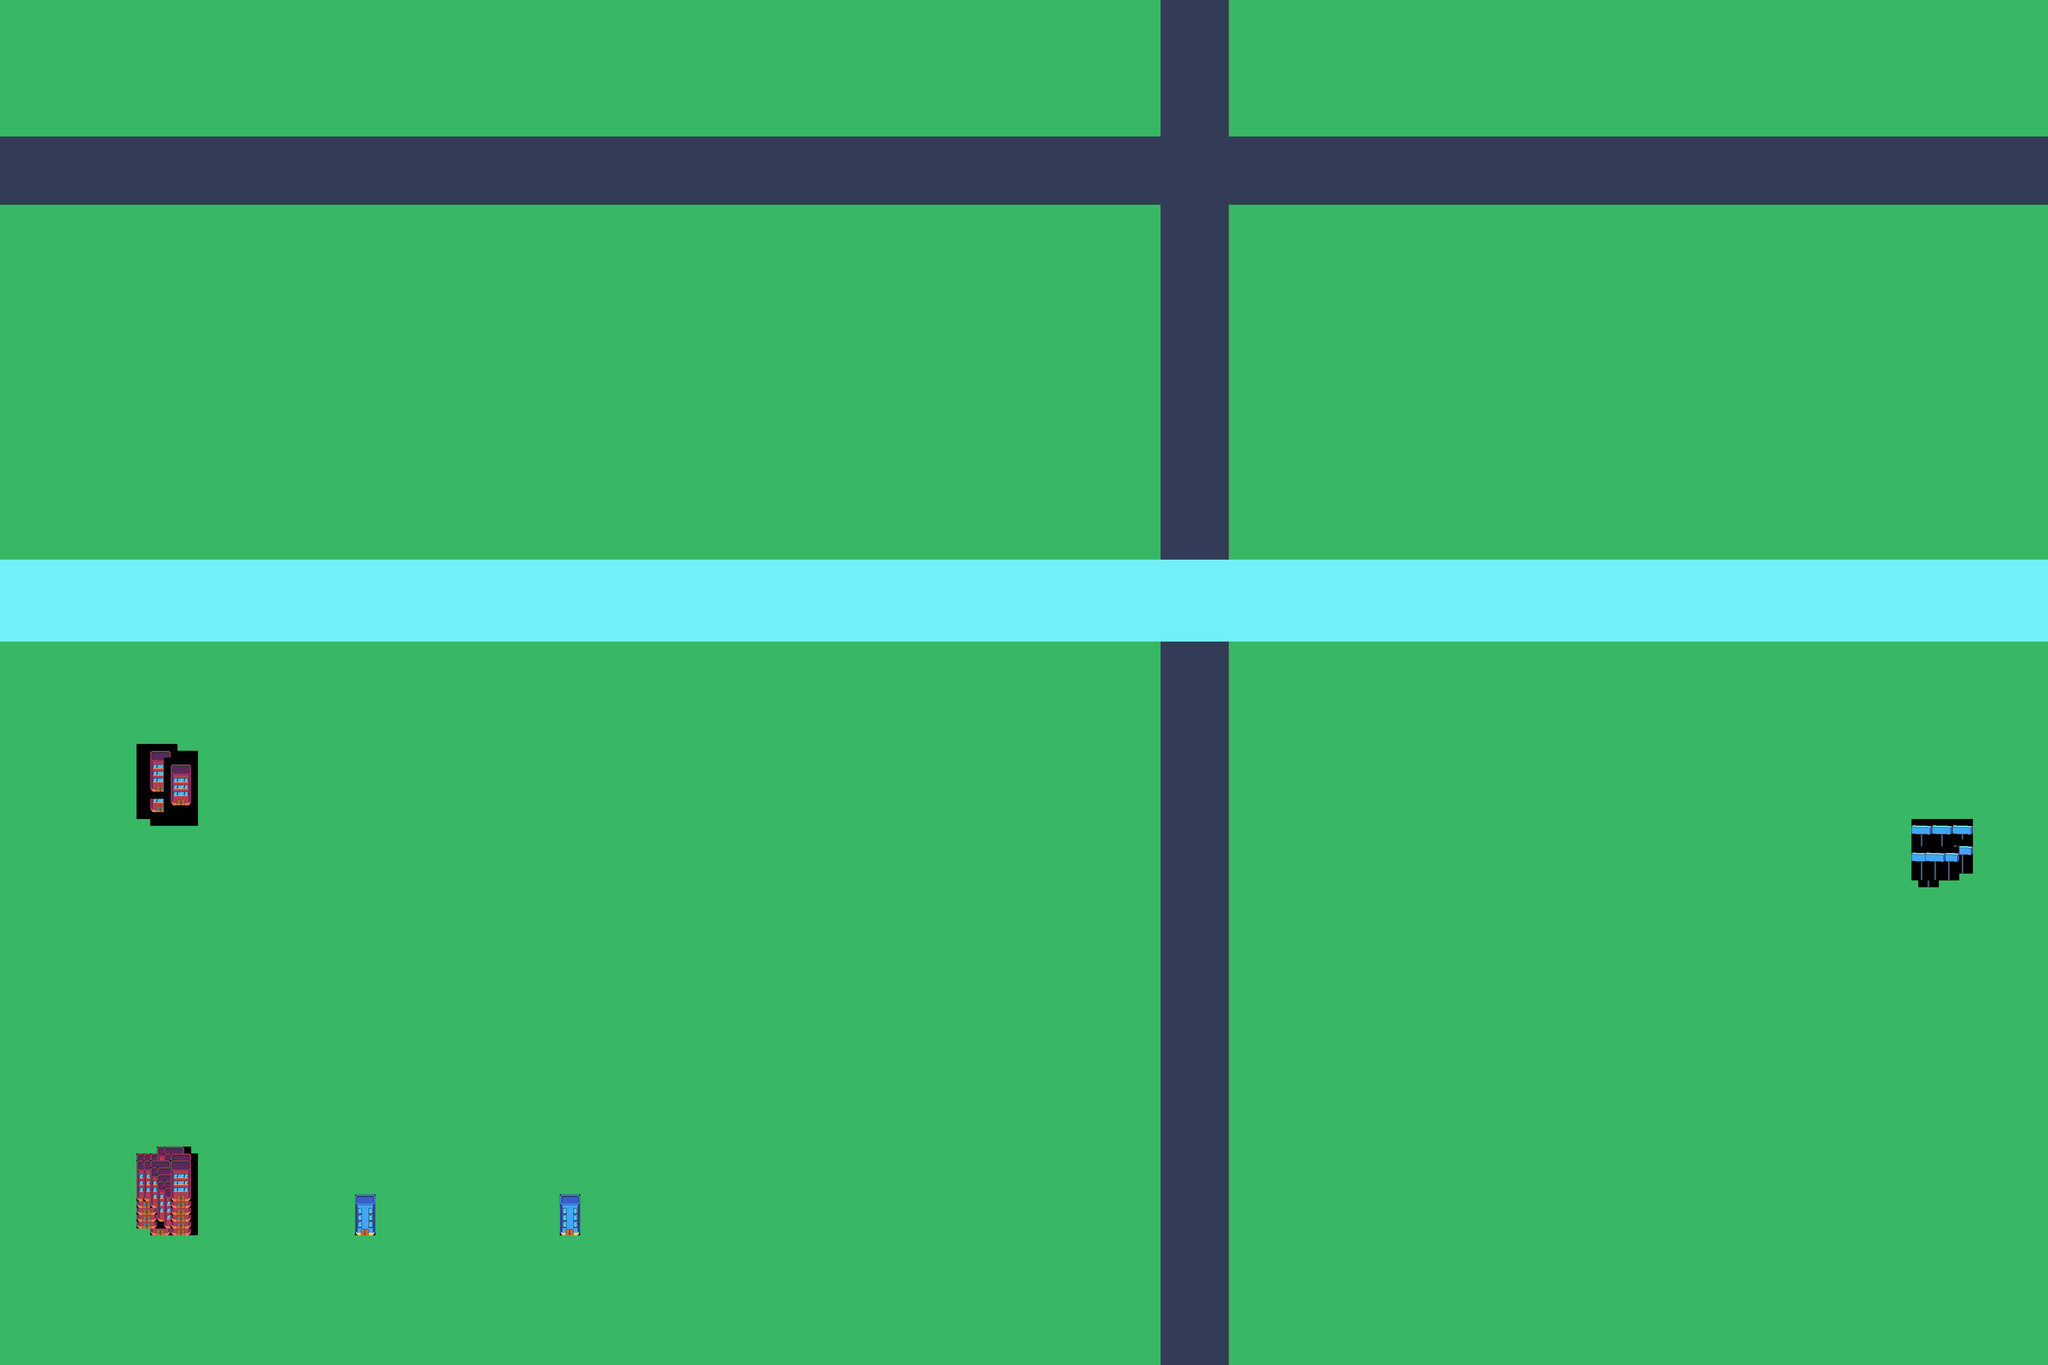

A 2D game scene composited from a Tiled map and its tileset images. What follows is a short description and the map's XML, with each tile layer's data collapsed to a summary:
An orthogonal 300x200 tile map with 16x16 px tiles, 3 tile layers (grass, roads, river) and 9 objects.

<map version="1.10" tiledversion="1.10.2" orientation="orthogonal" renderorder="right-down" width="300" height="200" tilewidth="16" tileheight="16" infinite="0" nextlayerid="10" nextobjectid="15">
 <tileset firstgid="1" name="citySpritesTileSet" tilewidth="16" tileheight="16" tilecount="4096" columns="64">
  <image source="citySpritesUncut.png" width="1024" height="1024" />
 </tileset>
 <layer id="1" name="grass" width="300" height="200">
  <data>[60000 cells, 60000 non-empty, 74 distinct tile ids]</data>
 </layer>
 <layer id="3" name="roads" width="300" height="200">
  <data>[60000 cells, 4900 non-empty, 1 distinct tile ids]</data>
 </layer>
 <layer id="2" name="river" width="300" height="200">
  <data>[60000 cells, 3600 non-empty, 1 distinct tile ids]</data>
 </layer>
 <objectgroup id="4" name="River" locked="1">
  <object id="1" x="16" y="1328" width="4772" height="184" />
 </objectgroup>
 <objectgroup id="5" name="Road" locked="1">
  <object id="2" x="2708" y="12" width="180" height="3192" />
  <object id="3" x="4" y="328" width="4808" height="156" />
 </objectgroup>
 <objectgroup id="6" name="Interaction Point ">
  <object id="4" x="4540" y="1988">
   <point />
  </object>
 </objectgroup>
 <objectgroup id="7" name="Interaction Circle">
  <object id="5" x="268" y="1716" width="272" height="260">
   <ellipse />
  </object>
  <object id="7" x="292" y="2668" width="252" height="252">
   <ellipse />
  </object>
 </objectgroup>
 <objectgroup id="9" name="rec_layer">
  <object id="11" x="812" y="2800" width="96" height="80" />
  <object id="12" x="1280" y="2796" width="132" height="100" />
  <object id="14" x="3956" y="3940" />
 </objectgroup>
</map>
